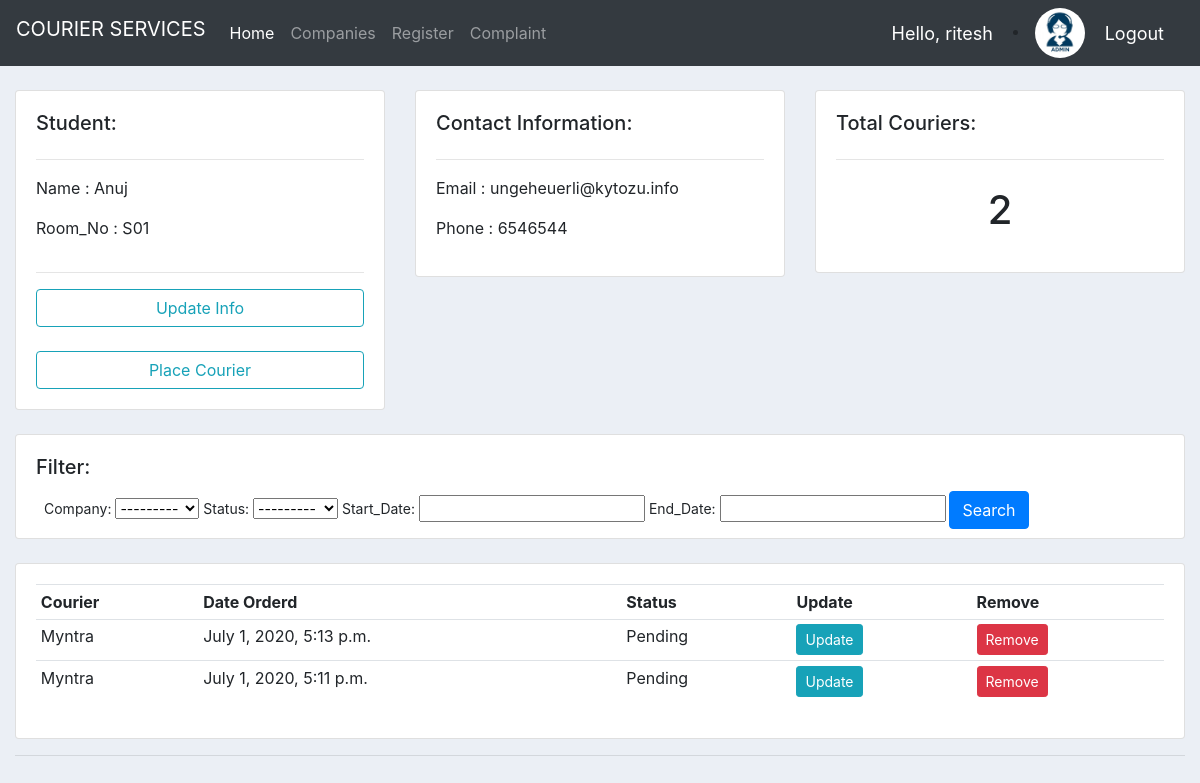
Screenshot of /student/6/ (signed in) with the database file from the repository.
### courier/models.py (models this page shows, shortened)
class Student(models.Model):
    user = models.OneToOneField(User, null=True, on_delete=models.CASCADE)
    enrollment_no = models.IntegerField(null=True)
    name = models.CharField(max_length=200, null=True)
    room_no = models.CharField(max_length=10, null=True)
    phone = models.IntegerField(null=True)
    email = models.CharField(max_length=200, null=True)
    profile_pic = models.ImageField(default='default.png',null=True, blank=True)
    date_created = models.DateTimeField(auto_now_add=True, null=True)

class Order(models.Model):
    STATUS = (
        ('Pending', 'Pending'),
        ('Delivered', 'Delivered'),
    )
    student = models.ForeignKey(Student, null=True, on_delete=models.SET_NULL)
    company = models.ForeignKey(Company, null=True, on_delete=models.SET_NULL)
    date_created = models.DateTimeField(auto_now_add=True, null=True)
    status = models.CharField(max_length=200, null=True, choices=STATUS)

class Company(models.Model):
    name = models.CharField(max_length=200, null=True)
    description = models.CharField(max_length=200, null=True, blank=True)
    date_created = models.DateTimeField(auto_now_add=True, null=True)
    def __str__(self):
        return self.name

### courier/decorators.py (the view)
        def wrapper_func(request, *args, **kwargs):
            group = None
            if request.user.groups.exists():
                group = request.user.groups.all()[0].name
            if group in allowed_roles:
                return view_func(request, *args, **kwargs)
            else:
                return HttpResponse('You are not authorized to view this page')

### courier/views.py (called while the page is built)
@login_required(login_url='login')
@allowed_users(allowed_roles=['admin'])
def student(request, pk_test):
    student = Student.objects.get(id=pk_test)
    orders = student.order_set.all().order_by('-date_created')
    total_order = orders.count()
    myFilter = OrderFilter(request.GET, queryset=orders)
    orders = myFilter.qs
    context = {'student': student, 'orders': orders, 'total_order': total_order, 'myFilter': myFilter}
    return render(request, 'courier/student.html', context)

### courier/templates/courier/student.html
{%  extends 'courier/main.html' %}
{% block content %}
	<br>
<div class="row">
	<div class="col-md">
		<div class="card card-body">
			<h5>Student:</h5>
			<hr>
            <p>Name :   {{ student.name }}</p>
            <p>Room_No :   {{ student.room_no }}</p>
            <hr>
			 <a class="btn btn-outline-info" href="{% url 'update_student' student.id %}">Update Info</a>
            <br>
             <a class="btn btn-outline-info  " href="{% url 'create_courier' student.id %}">Place Courier</a>
		</div>
	</div>
	<div class="col-md">
		<div class="card card-body">
			<h5>Contact Information:</h5>
			<hr>
			<p>Email :  {{ student.email }} </p>
			<p>Phone :  {{ student.phone }} </p>
		</div>
	</div>
	<div class="col-md">
		<div class="card card-body">
			<h5>Total Couriers:</h5>
			<hr>
			<h1 style="text-align: center;padding: 10px">{{ total_order }}</h1>
		</div>
	</div>
</div>
<br>
<div class="row">
	<div class="col">
		<div class="card card-body">
            <h5>Filter:</h5>
			<form class="form-control-sm" method="get">
                <label>Company: </label>
                {{ myFilter.form.company }}
                <label>Status: </label>
                {{ myFilter.form.status }}
                <label>Start_Date: </label>
                {{ myFilter.form.start_date }}
                <label>End_Date: </label>
                {{ myFilter.form.end_date }}
		    <button class="btn btn-primary" type="submit">Search</button>
		  </form>
		</div>
	</div>
</div>
<br>
<div class="row">
	<div class="col-md">
		<div class="card card-body">
			<table class="table table-sm">
				<tr>
					<th>Courier</th>
					<th>Date Orderd</th>
					<th>Status</th>
					<th>Update</th>
					<th>Remove</th>
				</tr>
                {% for order in orders %}
                    <tr>
                    <td>{{ order.company }}</td>
                    <td>{{ order.date_created }}</td>
                    <td>{{ order.status }}</td>
                    <td><a class="btn btn-sm btn-info" href="{% url 'update_courier' order.id %}">Update</a></td>
                    <td><a class="btn btn-sm btn-danger" href="{% url 'remove_courier' order.id %}">Remove</a></td>
                    </tr>
                {% endfor %}
			</table>
		</div>
	</div>
</div>
{% endblock %}

### courier/templates/courier/navbar.html (shortened to what this page needs)
{% load static %}
<nav class="navbar navbar-expand-lg navbar-dark bg-dark">
    <label class="navbar-brand">COURIER SERVICES</label>
  <div class="collapse navbar-collapse" id="navbarNav">
    <ul class="navbar-nav">
         {% if request.user.is_staff %}
      <li class="nav-item active">
        <a class="nav-link" href="{% url 'home' %}">Home</a>
      </li>
      <li class="nav-item">
        <a class="nav-link" href="{% url 'company' %}">Companies</a>
      </li>
        <li class="nav-item">
        <a class="nav-link" href="{% url 'register' %}">Register</a>
      </li>
             <li class="nav-item">
        <a class="nav-link" href={% url 'admin_complaint' %}>Complaint</a>
      </li>
        {% endif %}
    </ul>
  </div>
{% if request.user.is_staff %}
    <span class="hello-msg" >Hello, {{ request.user }}</span>
    {% else %}
    <span class="hello-msg" >Hello, {{ request.user.student.name }}</span>
{% endif %}
{% if request.user.is_staff %}
    <li class="nav-item">
       <img class="img" src="{% static 'images/admin.jpeg' %}" height="50px" >
      </li>
       {% else %}
    <li class="nav-item">
       <img class="img" src="{{request.user.student.profile_pic.url}}" height="50px" >
      </li>
{% endif %}
    <span><a class="hello-msg" href="{% url 'logout' %}" >Logout</a></span>
</nav>

### static/css/main.css (style rules this page uses)
body { background-color: #ebeff5; }

### courier/templates/courier/navbar.html (style rules this page uses)
.hello-msg { font-size: 18px; color: #ffffff; margin-right: 20px; margin-left: 20px; }
.img { border-radius: 50%; }

### rows the page displays
Student: name "Anuj", room_no "S01", email "ungeheuerli@kytozu.info", phone "6546544"
Order: company "Myntra", date_created "July 1, 2020, 5:13 p.m.", status "Pending"
Order: company "Myntra", date_created "July 1, 2020, 5:11 p.m.", status "Pending"

### other values shown
{{ request.user }} "ritesh"
{{ total_order }} "2"
